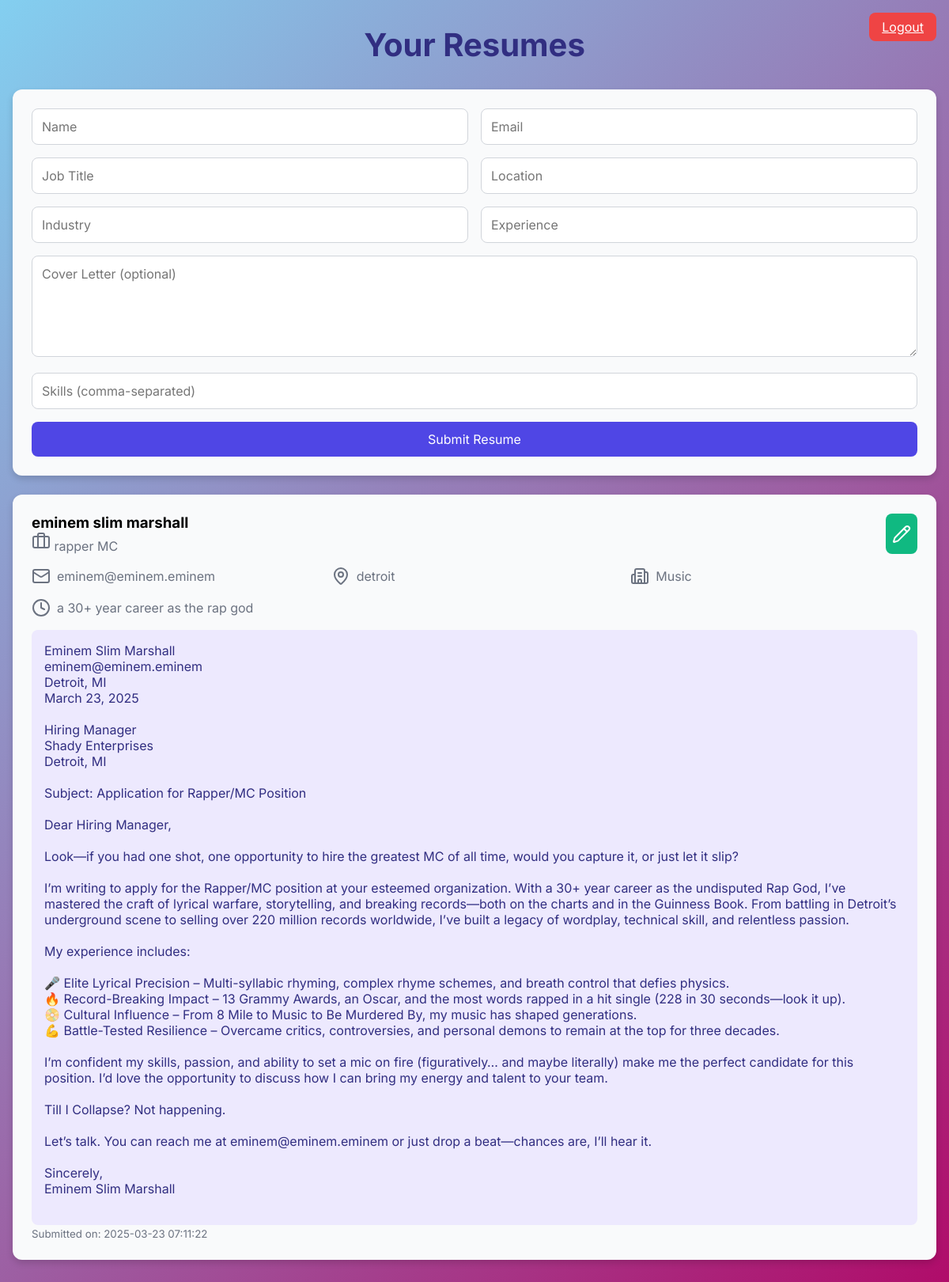
The app's page /dashboard (signed in) with its own data.
### app.py (models this page shows)
class Resume(db.Model):
    id = db.Column(db.Integer, primary_key=True)
    user_id = db.Column(db.Integer, db.ForeignKey('user.id'), nullable=False)
    name = db.Column(db.String(100), nullable=False)
    email = db.Column(db.String(120), nullable=False)
    job_title = db.Column(db.String(100), nullable=False)
    location = db.Column(db.String(100), nullable=False)
    industry = db.Column(db.String(100), nullable=False)
    experience = db.Column(db.String(100), nullable=False)
    cover_letter = db.Column(db.Text)
    skills = db.Column(db.Text, nullable=False)
    submitted_at = db.Column(db.DateTime, nullable=False, default=datetime.utcnow)

### app.py (the view)
@app.route('/dashboard')
@login_required
def dashboard():
    user = User.query.get(session['user_id'])
    if user.is_recruiter:
        resumes = Resume.query.all()
        return render_template('recruiter_dashboard.html', resumes=resumes)
    else:
        resumes = Resume.query.filter_by(user_id=user.id).all()
        return render_template('applicant_dashboard.html', resumes=resumes)

### app.py (called while the page is built)
def login_required(f):
    @wraps(f)
    def decorated_function(*args, **kwargs):
        if 'user_id' not in session:
            return redirect(url_for('login'))
        return f(*args, **kwargs)
    return decorated_function

### Templates/applicant_dashboard.html (shortened to what this page needs)
<!DOCTYPE html>
<html lang="en">
<head>
</head>
<body>
    <a href="{{ url_for('logout') }}" class="logout-button">Logout</a>
    <div class="container">
        <h1>Your Resumes</h1>
        <div class="card">
            <form action="{{ url_for('submit_resume') }}" method="POST">
                <div class="form-grid">
                    <input type="text" name="name" placeholder="Name" required>
                    <input type="email" name="email" placeholder="Email" required>
                    <input type="text" name="jobTitle" placeholder="Job Title" required>
                    <input type="text" name="location" placeholder="Location" required>
                    <input type="text" name="industry" placeholder="Industry" required>
                    <input type="text" name="experience" placeholder="Experience" required>
                </div>
                <textarea name="coverLetter" placeholder="Cover Letter (optional)"></textarea>
                <input type="text" name="skills" placeholder="Skills (comma-separated)" required style="margin: 1rem 0;">
                <button type="submit">Submit Resume</button>
            </form>
        </div>
        {% for resume in resumes %}
        <div class="card resume-card">
            <div class="resume-header">
                <div>
                    <h3>{{ resume.name }}</h3>
                    <div style="color: #6B7280;">
                        <i data-lucide="briefcase"></i> {{ resume.job_title }}
                    </div>
                </div>
                <div class="button-group">
                    <a href="{{ url_for('update_resume', id=resume.id) }}" class="update-button">
                        <i data-lucide="pencil"></i>
                    </a>
                </div>
            </div>
            <div class="info-grid">
                <div class="info-item">
                    <i data-lucide="mail"></i> {{ resume.email }}
                </div>
                <div class="info-item">
                    <i data-lucide="map-pin"></i> {{ resume.location }}
                </div>
                <div class="info-item">
                    <i data-lucide="building-2"></i> {{ resume.industry }}
                </div>
                <div class="info-item">
                    <i data-lucide="clock"></i> {{ resume.experience }}
                </div>
            </div>
            {% if resume.cover_letter %}
            <pre>{{ resume.cover_letter }}</pre>
            {% endif %}
            <small style="color: #6B7280;">Submitted on: {{ resume.submitted_at.strftime('%Y-%m-%d %H:%M:%S') }}</small>
        </div>
        {% endfor %}
    </div>
</body>
</html>

### Templates/applicant_dashboard.html (style rules this page uses)
* { margin: 0; padding: 0; box-sizing: border-box; font-family: 'Inter', sans-serif; }
body { min-height: 100vh; background: linear-gradient(135deg, #83cff0 0%, #b00b69 100%); padding: 2rem 1rem; }
.container { max-width: 1200px; margin: 0 auto; }
h1 { text-align: center; color: #312E81; font-size: 2.5rem; margin-bottom: 2rem; }
.card { background: #F9FAFB; padding: 1.5rem; border-radius: 0.75rem; box-shadow: 0 4px 8px rgba(0, 0, 0, 0.15); margin-bottom: 1.5rem; }
.form-grid { display: grid; grid-template-columns: repeat(2, 1fr); gap: 1rem; margin-bottom: 1rem; }
input, textarea, select, button { width: 100%; padding: 0.75rem; border: 1px solid #D1D5DB; border-radius: 0.5rem; font-size: 1rem; }
textarea { height: 8rem; resize: vertical; }
button { background: #4F46E5; color: white; border: none; cursor: pointer; }
.resume-card { margin-bottom: 1rem; }
.resume-header { display: flex; justify-content: space-between; margin-bottom: 1rem; }
.info-grid { display: grid; grid-template-columns: repeat(3, 1fr); gap: 1rem; margin: 1rem 0; }
.info-item { display: flex; align-items: center; gap: 0.5rem; color: #6B7280; }
.button-group { display: flex; gap: 0.5rem; }
.update-button { background: #10B981; color: white; text-decoration: none; padding: 0.5rem; border-radius: 0.5rem; display: flex; align-items: center; justify-content: center; }
.logout-button { position: absolute; top: 1rem; right: 1rem; padding: 0.5rem 1rem; background: #EF4444; color: white; border: none; border-radius: 0.5rem; cursor: pointer; }
pre { background: #EDE9FE; color: #312E81; padding: 1rem; border-radius: 0.5rem; white-space: pre-wrap; word-wrap: break-word; }

### records on screen
Resume: name "eminem slim marshall", job_title "rapper MC", email "eminem@eminem.eminem", location "detroit", industry "Music", experience "a 30+ year career as the rap god", cover_letter "Eminem Slim Marshall eminem@eminem.eminem Detroit, MI March 23, 2025 Hiring Manager Shady Enterprises Detroit, MI Subject: Application for Rapper/MC Position Dear Hiring Manager, Look—if you had one shot, one opportunity to hire the greatest MC of all time, would you capture it, or just let it slip? I’m writing to apply for the Rapper/MC position at your esteemed organization. With a 30+ year career as the undisputed Rap God, I’ve mastered the craft of lyrical warfare, storytelling, and breaking records—both on the charts and in the Guinness Book. From battling in Detroit’s underground scene to selling over 220 million records worldwide, I’ve built a legacy of wordplay, technical skill, and…", submitted_at "2025-03-23 07:11:22"
